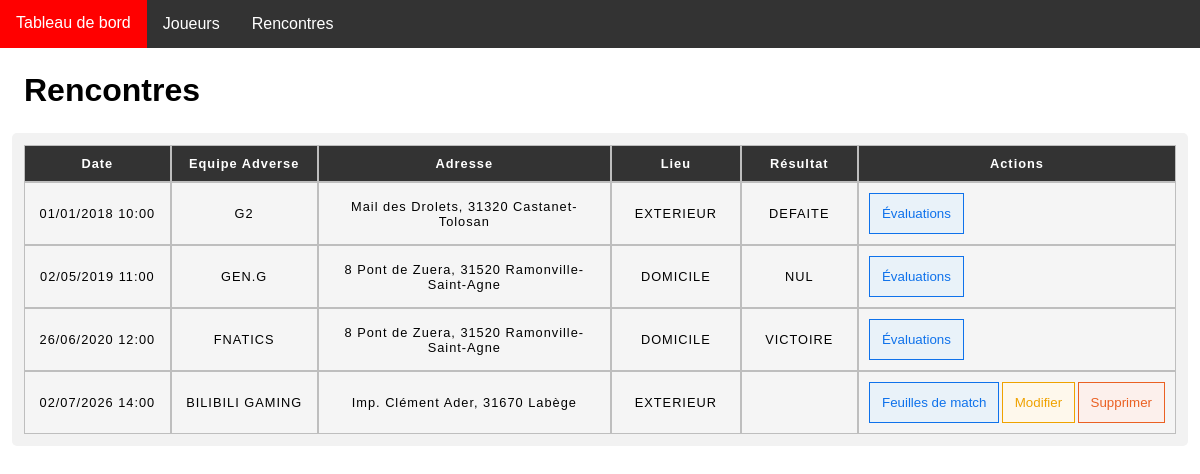
The page /rencontre (signed in) on the database its author committed.
### tables this page shows
create table rencontre (
                           rencontre_id int auto_increment not null,
                           date_heure datetime,
                           equipe_adverse varchar(50),
                           adresse varchar(255),
                           lieu varchar(20),
                           resultat varchar(20),
                           constraint pk_rencontre primary key (rencontre_id)
);

### FRONTEND/Vue/Psr4AutoloaderClass.php (called while the page is built, shortened)
<?php
class Psr4AutoloaderClass
{
    protected $prefixes = array();
    public function addNamespace($prefix, $base_dir, $prepend = false)
    {
        $prefix = trim($prefix, '\\') . '\\';
        $base_dir = rtrim($base_dir, DIRECTORY_SEPARATOR) . '/';
        if (isset($this->prefixes[$prefix]) === false) {
            $this->prefixes[$prefix] = array();
        }
        if ($prepend) {
            array_unshift($this->prefixes[$prefix], $base_dir);
        } else {
            array_push($this->prefixes[$prefix], $base_dir);
        }
    }
    public function loadClass($class)
    {
        $prefix = $class;
        while (false !== $pos = strrpos($prefix, '\\')) {
            $prefix = substr($class, 0, $pos + 1);
            $relative_class = substr($class, $pos + 1);
            $mapped_file = $this->loadMappedFile($prefix, $relative_class);
            if ($mapped_file) {
                return $mapped_file;
            }
            $prefix = rtrim($prefix, '\\');
        }
        return false;
    }
    protected function loadMappedFile($prefix, $relative_class)
    {
        if (isset($this->prefixes[$prefix]) === false) {
            return false;
        }
        foreach ($this->prefixes[$prefix] as $base_dir) {
            $file = $base_dir
                . str_replace('\\', '/', $relative_class)
                . '.php';
            if ($this->requireFile($file)) {
                return $file;
            }
        }
        return false;
    }
    protected function requireFile($file)
    {
        if (file_exists($file)) {
            return true;
        }
        return false;
    }
}

### BACKEND/Modele/DatabaseHandler.php (called while the page is built, shortened)
<?php
class DatabaseHandler {
    private static ?DatabaseHandler $instance = null;
    private readonly PDO $linkpdo;
    private function __construct(){
        try{
            $this->server = "localhost";
            $this->db = "r401";
            $this->login = "root";
            $this->mdp = "";
            $this->linkpdo=new PDO("mysql:host=".$this->server.";dbname=".$this->db,$this->login,$this->mdp);
        }catch(Exception $e){
            die("Erreur : ".$e->getMessage());
        }
    }
    public static function getInstance(): DatabaseHandler
    {
        if (self::$instance == null) {
            self::$instance = new DatabaseHandler();
        }
        return self::$instance;
    }
    public function pdo(): PDO {
        return $this->linkpdo;
    }
}

### BACKEND/Modele/Rencontre/RencontreDAO.php (called while the page is built, shortened)
<?php
class RencontreDAO {
    private static ?RencontreDAO $instance = null;
    private readonly DatabaseHandler $database;
    private function __construct() {
        $this->database = DatabaseHandler::getInstance();
    }
    public static function getInstance(): RencontreDAO {
        if (self::$instance == null) {
            self::$instance = new RencontreDAO();
        }
        return self::$instance;
    }
    private function mapToRencontre(array $dbLine): Rencontre {
        return new Rencontre(
            new DateTime($dbLine['date_heure']),
            $dbLine['equipe_adverse'],
            $dbLine['adresse'],
            $dbLine['lieu'] ? RencontreLieu::fromName($dbLine['lieu']) : null,
            $dbLine['resultat'] ? RencontreResultat::fromName($dbLine['resultat']) : null,
            $dbLine['rencontre_id']
        );
    }
    public function selectAllRencontres(): array {
        $query = 'SELECT * FROM rencontre';
        $statement=$this->database->pdo()->prepare($query);
        if ($statement->execute()){
            return array_map(
                function($rencontre) { return $this->mapToRencontre($rencontre); },
                $statement->fetchAll(PDO::FETCH_ASSOC)
            );
        } else {
            exit();
        }
    }
}

### BACKEND/Controleur/RencontreControleur.php (called while the page is built, shortened)
<?php
class RencontreControleur {
    private static ?RencontreControleur $instance = null;
    private readonly RencontreDAO $rencontres;
    private function __construct() {
        $this->rencontres = RencontreDAO::getInstance();
    }
    public static function getInstance(): RencontreControleur {
        if (self::$instance == null) {
            self::$instance = new RencontreControleur();
        }
        return self::$instance;
    }
    public function listerToutesLesRencontres() : array {
        return $this->rencontres->selectAllRencontres();
    }
}

### BACKEND/Modele/Rencontre/RencontreLieu.php (called while the page is built, shortened)
<?php
enum RencontreLieu {
    public static function fromName(string $name): ?RencontreLieu
    {
        foreach (self::cases() as $lieu) {
            if( $name === $lieu->name ){
                return $lieu;
            }
        }
        return null;
    }
}

### BACKEND/Modele/Rencontre/RencontreResultat.php (called while the page is built, shortened)
<?php
enum RencontreResultat
{
    public static function fromName(string $name): ?RencontreResultat
    {
        foreach (self::cases() as $resultat) {
            if( $name === $resultat->name ){
                return $resultat;
            }
        }
        return null;
    }
}

### BACKEND/Modele/Rencontre/Rencontre.php (called while the page is built, shortened)
<?php
class Rencontre implements \JsonSerializable{
    private DateTime $dateEtHeure;
    private string $equipeAdverse;
    private string $adresse;
    private ?RencontreLieu $lieu;
    private ?RencontreResultat $resultat;
    public function __construct(
        DateTime $dateEtheure,
        string $equipeAdverse,
        string $adresse,
        ?RencontreLieu $lieu,
        RencontreResultat $resultat = null,
        int $rencontreId = 0
    ) {
        $this->dateEtHeure = $dateEtheure;
        $this->equipeAdverse = $equipeAdverse;
        $this->adresse = $adresse;
        $this->lieu = $lieu;
        $this->resultat = $resultat;
    }
    public function getDateEtHeure(): DateTime
    {
        return $this->dateEtHeure;
    }
    public function getEquipeAdverse(): string
    {
        return $this->equipeAdverse;
    }
    public function getAdresse(): string
    {
        return $this->adresse;
    }
    public function getLieu(): ?RencontreLieu
    {
        return $this->lieu;
    }
    public function getResultat(): ?RencontreResultat
    {
        return $this->resultat;
    }
    public function estPassee(): bool {
        return $this->dateEtHeure < new DateTime();
    }
}

### frontend/rencontre.php (the view, shortened to what this page needs)
<?php
$controleur = RencontreControleur::getInstance();
if ($_SERVER['REQUEST_METHOD'] === 'POST'
        && isset($_POST['action'])
        && isset($_POST['rencontreId'])
) {
    switch($_POST['action']) {
        case "ouvrirFeuilleDeMatch":
            header('Location: /feuilleDeMatch/feuilleDeMatch?id='.$_POST['rencontreId']);
            die();
        case "ouvrirEvaluations":
            header('Location: /feuilleDeMatch/evaluation?id='.$_POST['rencontreId']);
            die();
        case "modifier":
            header('Location: /rencontre/modifier?id='.$_POST['rencontreId']);
            die();
        case "enregistrerResultat":
            if (isset($_POST['resultat'])) {
                if (!$controleur->enregistrerResultat($_POST['rencontreId'], $_POST['resultat'])) {
                    error_log("Erreur lors de la mise à jour du resultat");
                }
                header('Location: /rencontre');
                die();
            }
        case "supprimer":
            if (!$controleur->supprimerRencontre($_POST['rencontreId'])) {
                error_log("Erreur lors de la suppression de la rencontre");
            }
            header('Location: /rencontre');
            die();
    }
} else {
$rencontres = $controleur->listerToutesLesRencontres();
?>
<h1>Rencontres</h1>
<div class="overflow container">
    <table>
        <tr>
            <th style="width:10%">Date</th>
            <th style="width:10%">Equipe Adverse</th>
            <th style="width:20%">Adresse</th>
            <th style="width:8%">Lieu</th>
            <th style="width:8%">Résultat</th>
            <th style="width:20%; min-width: 200px;">Actions</th>
        </tr>
        <?php foreach ($rencontres as $rencontre):
            $selectResultat = new SelectResultat(
                    null,
                    $rencontre->getResultat()?->name
            );
        ?>
        <form action="rencontre" method="post">
            <tr>
                <td><?php echo $rencontre->getDateEtHeure()->format('d/m/Y H:i') ?></td>
                <td><?php echo $rencontre->getEquipeAdverse() ?></td>
                <td><?php echo $rencontre->getAdresse() ?></td>
                <td><?php echo $rencontre->getLieu()->name ?></td>
                <?php if ($rencontre->estPassee() && $rencontre->getResultat() ===null): ?>
                    <td><?php $selectResultat->toHTML(); ?></td>
                <?php else: ?>
                    <td><?php echo $rencontre->getResultat()?->name ?></td>
                <?php endif; ?>
                <td class="actions">
                    <?php if (!$rencontre->estPassee()): ?>
                    <button name="action" value="ouvrirFeuilleDeMatch" class="info">Feuilles de match</button>
                    <button name="action" value="modifier" class="update">Modifier</button>
                    <button name="action" value="supprimer" class="delete">Supprimer</button>
                    <?php else: ?>
                    <button name="action" value="ouvrirEvaluations" class="info">Évaluations</button>
                    <?php endif; ?>
                </td>
            </tr>
        </form>
        <?php endforeach; ?>
    </table>
</div>
<?php } ?>

### stylesheet.css (style rules this page uses)
html { font-family: sans-serif; }
body { margin : 0; }
* { box-sizing: border-box; }
h1, h2, p { margin: 2%; }
table { letter-spacing: 1px; width: 100%; font-size: 0.8rem; border-spacing: 0; }
.overflow { overflow: scroll; display: block; margin: 2%; }
td, th { border: 1px solid rgb(190,190,190); padding: 10px; }
th { background-color: #333; color: white; }
td { text-align: center; margin : 2%; }
td.actions, th.actions { display: flex; flex-direction: row; align-items: center; justify-content: space-between; height: 100%; margin: 0; }
tr:nth-child(odd) td { background-color: rgb(245,245,245); }
button { background-color: #333; color: white; padding: 12px 12px; border: solid 1px; cursor: pointer; }
button.info { background-color: #e9f2f9; color: #0f72eb; border-color: #0f72eb; }
button.update { background-color: #fef8ec; color: #efa200; border-color: #efa200; }
button.delete { background-color: #fcf0ec; color: #ea6123; border-color: #ea6123; }
.container, .selected-players-info { margin: 1%; border-radius: 5px; background-color: #f2f2f2; padding: 1%; }

### rows shown on the page
rencontre: format "01/01/2018 10:00", equipe_adverse "G2", adresse "Mail des Drolets, 31320 Castanet-Tolosan", name "EXTERIEUR", name "DEFAITE", shows "Évaluations"
rencontre: format "02/05/2019 11:00", equipe_adverse "GEN.G", adresse "8 Pont de Zuera, 31520 Ramonville-Saint-Agne", name "DOMICILE", name "NUL", shows "Évaluations"
rencontre: format "26/06/2020 12:00", equipe_adverse "FNATICS", adresse "8 Pont de Zuera, 31520 Ramonville-Saint-Agne", name "DOMICILE", name "VICTOIRE", shows "Évaluations"
rencontre: format "02/07/2026 14:00", equipe_adverse "BILIBILI GAMING", adresse "Imp. Clément Ader, 31670 Labège", name "EXTERIEUR", shows "Feuilles de match"
